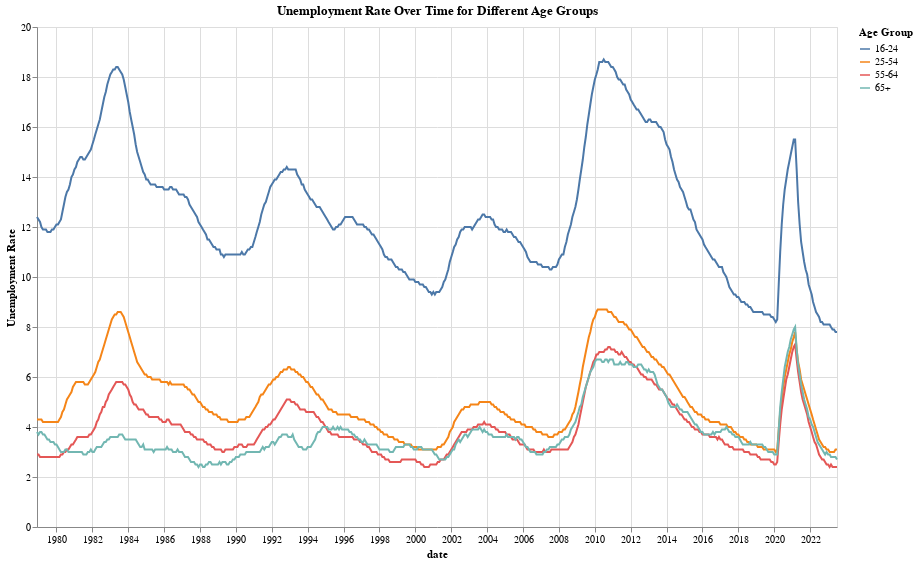

Notebook cell for this chart:
### Code cell
import pandas as pd
import altair as alt

# Sample data
age_columns = ['16-24', '25-54', '55-64', '65+']
data_sec = unemployment_data[['date'] + age_columns]

# Corrected assignment to avoid SettingWithCopyWarning
data_sec.loc[:, 'date'] = pd.to_datetime(data_sec['date'])

# Melt the dataframe for Altair
data_melted = pd.melt(data_sec, id_vars=['date'], value_vars=age_columns, var_name='Age Group', value_name='Unemployment Rate')

# Altair line plot
line_plot = alt.Chart(data_melted).mark_line().encode(
    x='date:T',
    y='Unemployment Rate:Q',
    color='Age Group:N',
    tooltip=['date:T', 'Unemployment Rate:Q']
).properties(
    width=800,
    height=500,
    title='Unemployment Rate Over Time for Different Age Groups'
)

# Save the Altair plot as an HTML file
line_plot.save('Unemployment_Rate_Over_Time_Age_Groups.html')

# Save the data as a JSON file
data_melted.to_json('altair_unemployment_data_age_groups.json', orient='records')
line_plot

### Figure 1 — Vega-Lite specification as saved in the notebook (floating-point values rounded to 4 significant figures; data arrays with more than 128 entries replaced by an {"elided": "..."} marker saying what was removed)
{"config": {"view": {"continuousWidth": 300, "continuousHeight": 300}}, "data": {"name": "data-0170811e568150ebfaf765a2990865b8"}, "mark": {"type": "line"}, "encoding": {"color": {"field": "Age Group", "type": "nominal"}, "tooltip": [{"field": "date", "type": "temporal"}, {"field": "Unemployment Rate", "type": "quantitative"}], "x": {"field": "date", "type": "temporal"}, "y": {"field": "Unemployment Rate", "type": "quantitative"}}, "height": 500, "title": "Unemployment Rate Over Time for Different Age Groups", "width": 800, "$schema": "https://vega.github.io/schema/vega-lite/v5.16.3.json", "datasets": {"data-0170811e568150ebfaf765a2990865b8": {"elided": "2144 records"}}}
